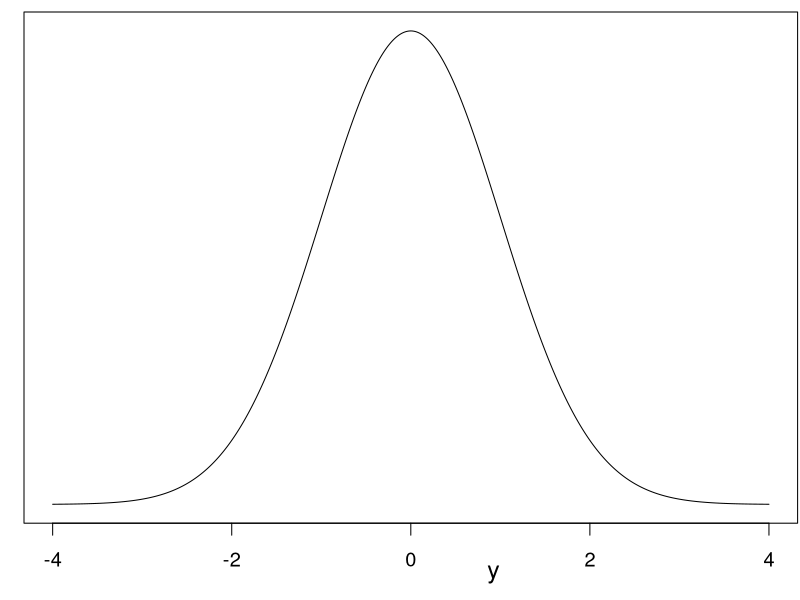
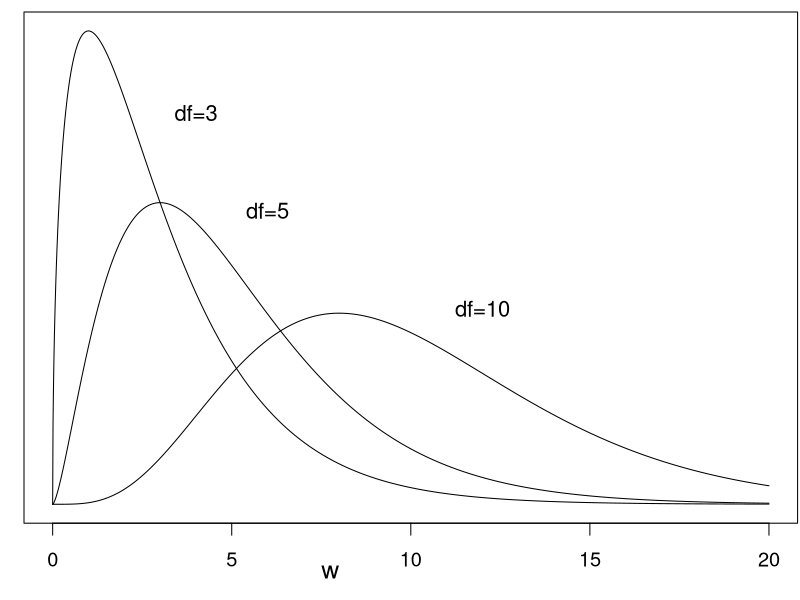
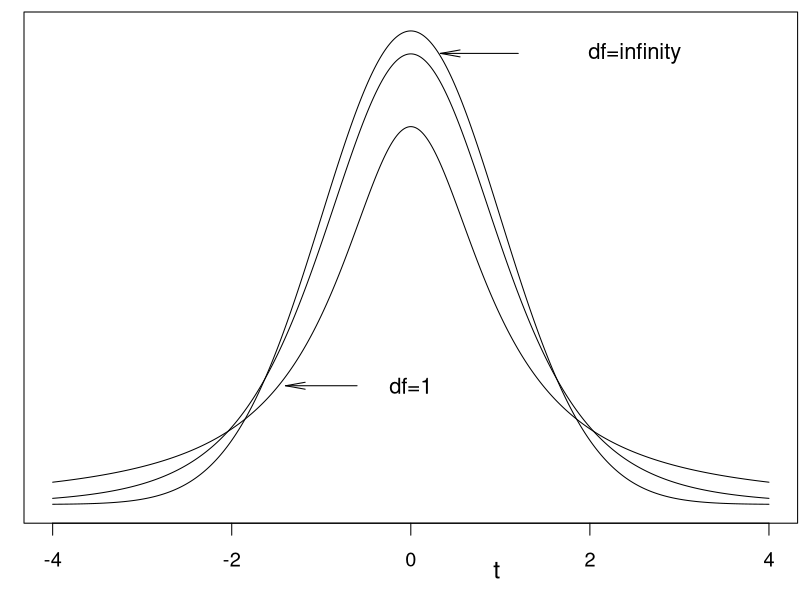
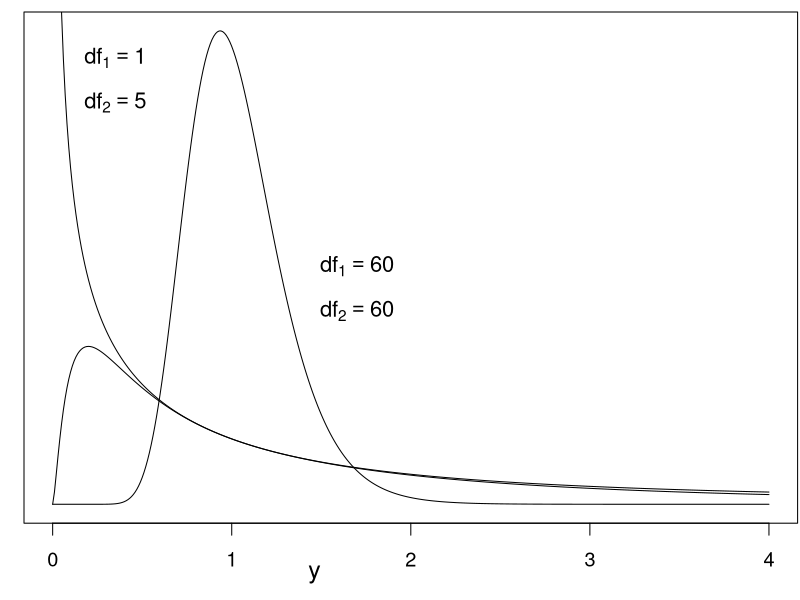

The R script that drew these images, in order:
## ---- chunk 1
#  FIGURE A.1 - NORMAL PLOT

par(mar=c(3.2,1,.5,.1),cex=1.2)
x <- seq(-4, 4, 0.01)
y= dnorm(x)
plot(x,y, type="l", yaxt="n", xlab="",  ylab="",las=1, cex=1.2)
mtext("y", side=1, at=1,las=1, adj=1, padj=2, cex=1.5)

x1 <- seq(0, 3, 0.1)
X <- cbind(x1,x1+.01,x1+.02,x1+.03,x1+.04,x1+.05,x1+.06,
     x1+.07,x1+.08,x1+.09)
x1 <- seq(0, 3, 0.5)
X <- cbind(x1,x1+.1,x1+.2,x1+.3,x1+.4)
x1 <- seq(0, 3, 1)
X <- cbind(x1,x1+.1,x1+.2,x1+.3,x1+.4,x1+.5,x1+.6,x1+.7,x1+.8,x1+.9)

y1 <- pnorm(X)
#round(y1, digits=4)
#write.csv(y1, file = "NormalTable2.csv")
## ---- chunk 2
knitr::kable(
  data.frame(
    x = 0:3,
    `0.0` = c(0.5000, 0.8413, 0.9772, 0.9987),
    `0.1` = c(0.5398, 0.8643, 0.9821, 0.9990),
    `0.2` = c(0.5793, 0.8849, 0.9861, 0.9993),
    `0.3` = c(0.6179, 0.9032, 0.9893, 0.9995),
    `0.4` = c(0.6554, 0.9192, 0.9918, 0.9997),
    `0.5` = c(0.6915, 0.9332, 0.9938, 0.9998),
    `0.6` = c(0.7257, 0.9452, 0.9953, 0.9998),
    `0.7` = c(0.7580, 0.9554, 0.9965, 0.9999),
    `0.8` = c(0.7881, 0.9641, 0.9974, 0.9999),
    `0.9` = c(0.8159, 0.9713, 0.9981, 1.0000)
  ),
  col.names = c("x", "0.0", "0.1", "0.2", "0.3", "0.4", "0.5", "0.6", "0.7", "0.8", "0.9"),
  caption = "**Standard Normal Distribution Function**"
)
## ---- chunk 3
#  FIGURE A.2 - CHI-SQUARE PLOT
par(mar=c(3.2,1,.5,.1),cex=1.2)
x <- seq(0, 20, 0.01)
y= dchisq(x,3)
plot(x,y, type="l", yaxt="n", ylab="",  las=1, cex=1.4)
mtext("w", side=1, at=8,las=1, adj=1, padj=2, cex=1.5)
y1= dchisq(x,5)
y2= dchisq(x,10)
lines(x,y1)
lines(x,y2)
text(4,.2, "df=3",cex=1.1)
text(6,.15, "df=5",cex=1.1)
text(12,.1, "df=10",cex=1.1)

prob <- t(c(seq(.6, .9, 0.1), 0.95, 0.975, 0.99, 0.995, 0.9975, 0.999))
df = t(c(1:5,seq(10,40,5),60, 120))
y1 <- matrix(0, nrow=length(df),ncol=length(prob))
for(i in 1:length(df)){
y1[i,] <- qchisq(prob,df[i]);y1[i,]}
#round(y1,digits=3)
#write.csv(y1, file = "ChiSq.csv")


## ---- chunk 4
knitr::kable(
  data.frame(
    df = c(1, 2, 3, 4, 5, 10, 15, 20, 25, 30, 35, 40, 60, 120),
    `0.6` = c(0.71, 1.83, 2.95, 4.04, 5.13, 10.47, 15.73, 20.95, 26.14, 31.32, 36.47, 41.62, 62.13, 123.29),
    `0.7` = c(1.07, 2.41, 3.66, 4.88, 6.06, 11.78, 17.32, 22.77, 28.17, 33.53, 38.86, 44.16, 65.23, 127.62),
    `0.8` = c(1.64, 3.22, 4.64, 5.99, 7.29, 13.44, 19.31, 25.04, 30.68, 36.25, 41.78, 47.27, 68.97, 132.81),
    `0.9` = c(2.71, 4.61, 6.25, 7.78, 9.24, 15.99, 22.31, 28.41, 34.38, 40.26, 46.06, 51.81, 74.40, 140.23),
    `0.95` = c(3.84, 5.99, 7.81, 9.49, 11.07, 18.31, 25.00, 31.41, 37.65, 43.77, 49.80, 55.76, 79.08, 146.57),
    `0.975` = c(5.02, 7.38, 9.35, 11.14, 12.83, 20.48, 27.49, 34.17, 40.65, 46.98, 53.20, 59.34, 83.30, 152.21),
    `0.99` = c(6.63, 9.21, 11.34, 13.28, 15.09, 23.21, 30.58, 37.57, 44.31, 50.89, 57.34, 63.69, 88.38, 158.95),
    `0.995` = c(7.88, 10.60, 12.84, 14.86, 16.75, 25.19, 32.80, 40.00, 46.93, 53.67, 60.27, 66.77, 91.95, 163.65),
    `0.9975` = c(9.14, 11.98, 14.32, 16.42, 18.39, 27.11, 34.95, 42.34, 49.44, 56.33, 63.08, 69.70, 95.34, 168.08),
    `0.999` = c(10.83, 13.82, 16.27, 18.47, 20.52, 29.59, 37.70, 45.31, 52.62, 59.70, 66.62, 73.40, 99.61, 173.62)
  ),
  col.names = c("df", "0.6", "0.7", "0.8", "0.9", "0.95", "0.975", "0.99", "0.995", "0.9975", "0.999"),
  caption = "**Percentiles from Several Chi-Square Distributions**"
)
## ---- chunk 5
#  FIGURE A.3 - t-DISTRIBUTION PLOT

par(mar=c(3.2,1,.5,.1),cex=1.2)
x <- seq(-4, 4, 0.01)
y= dnorm(x)
plot(x,y, type="l", yaxt="n", ylab="",  las=1, cex=1.4)
#mtext("t-Distribution Density",  side=2, at=.435,las=1.5, adj=.2,cex=1.8)
mtext("t", side=1, at=1,las=1, adj=1, padj=2, cex=1.5)
y1= dt(x,1)
y2= dt(x,5)
y3= dt(x,10)
lines(x,y1)
lines(x,y2)
#lines(x,y3)
text(0,.1, "df=1",cex=1.1)
#text(6,.15, "df=5",cex=1.1)
text(2.5,.38, "df=infinity",cex=1.1)
arrows(1.2, .38, 0.33,.38, code=2, angle=10, length=0.2)
arrows(-0.6, .1, -1.4,.1, code=2, angle=10, length=0.2)


prob <- t(c(seq(.6, .9, 0.1), 0.95, 0.975, 0.99, 0.995, 0.9975, 0.999))
df = t(c(1:5,seq(10,40,5),60, 120))
y1 <- matrix(0, nrow=length(df),ncol=length(prob))
for(i in 1:length(df)){
y1[i,] <- qt(prob,df[i]);y1[i,]}
y1 <- rbind(y1,qnorm(prob))
#round(y1,digits=3)
#write.csv(y1, file = "t.csv")


## ---- chunk 6
knitr::kable(
  data.frame(
    df = c(1, 2, 3, 4, 5, 10, 15, 20, 25, 30, 35, 40, 60, 120, "∞"),
    `0.6` = c(0.325, 0.289, 0.277, 0.271, 0.267, 0.260, 0.258, 0.257, 0.256, 0.256, 0.255, 0.255, 0.254, 0.254, 0.253),
    `0.7` = c(0.727, 0.617, 0.584, 0.569, 0.559, 0.542, 0.536, 0.533, 0.531, 0.530, 0.529, 0.529, 0.527, 0.526, 0.524),
    `0.8` = c(1.376, 1.061, 0.978, 0.941, 0.920, 0.879, 0.866, 0.860, 0.856, 0.854, 0.852, 0.851, 0.848, 0.845, 0.842),
    `0.9` = c(3.078, 1.886, 1.638, 1.533, 1.476, 1.372, 1.341, 1.325, 1.316, 1.310, 1.306, 1.303, 1.296, 1.289, 1.282),
    `0.95` = c(6.314, 2.920, 2.353, 2.132, 2.015, 1.812, 1.753, 1.725, 1.708, 1.697, 1.690, 1.684, 1.671, 1.658, 1.645),
    `0.975` = c(12.706, 4.303, 3.182, 2.776, 2.571, 2.228, 2.131, 2.086, 2.060, 2.042, 2.030, 2.021, 2.000, 1.980, 1.960),
    `0.99` = c(31.821, 6.965, 4.541, 3.747, 3.365, 2.764, 2.602, 2.528, 2.485, 2.457, 2.438, 2.423, 2.390, 2.358, 2.326),
    `0.995` = c(63.657, 9.925, 5.841, 4.604, 4.032, 3.169, 2.947, 2.845, 2.787, 2.750, 2.724, 2.704, 2.660, 2.617, 2.576),
    `0.9975` = c(127.321, 14.089, 7.453, 5.598, 4.773, 3.581, 3.286, 3.153, 3.078, 3.030, 2.996, 2.971, 2.915, 2.860, 2.807),
    `0.999` = c(318.309, 22.327, 10.215, 7.173, 5.893, 4.144, 3.733, 3.552, 3.450, 3.385, 3.340, 3.307, 3.232, 3.160, 3.090)
  ),
  col.names = c("df", "0.6", "0.7", "0.8", "0.9", "0.95", "0.975", "0.99", "0.995", "0.9975", "0.999"),
  caption = "**Percentiles from Several $t-$Distributions**"
)
## ---- chunk 7
#  FIGURE A.4 - F-DISTRIBUTION PLOT


par(mar=c(3.2,1,.5,.1),cex=1.2)
x <- seq(0, 4, 0.01)
y= df(x,60,60)
plot(x,y, type="l", yaxt="n", ylab="",  las=1, cex=1.4)
#mtext("F-Distribution Density", side=2, at=1.17,las=1.3, adj=.2,cex=1.8)
mtext("y", side=1, at=1.5,las=1, adj=1, padj=2, cex=1.5)
#y1= df(x,2,25)
y2= df(x,5,1)
y3= df(x,1,5)
#lines(x,y1)
lines(x,y2)
lines(x,y3)
text(1.7,.8, expression(df[1]==60),cex=1.1)
text(1.7,.65, expression(df[2]==60),cex=1.1)
text(0.35,1.5, expression(df[1]==1),cex=1.1)
text(0.35,1.35, expression(df[2]==5),cex=1.1)


df1 = t(c(1:5,seq(10,40,5),60, 120))
df2 = t(c(1,3,5,seq(10,40,10),60, 120))
y1 <- matrix(0, nrow=length(df1),ncol=length(df2))
for(i in 1:length(df1)){
y1[i,] <- qf(0.95,df1[i],df2);y1[i,]}
#round(y1,digits=3)
#write.csv(y1, file = "F.csv")

## ---- chunk 8
knitr::kable(
  data.frame(
    df_1 = c(1, 2, 3, 4, 5, 10, 15, 20, 25, 30, 35, 40, 60, 120),
    `1` = c(161.45, 199.50, 215.71, 224.58, 230.16, 241.88, 245.95, 248.01, 249.26, 250.10, 250.69, 251.14, 252.20, 253.25),
    `3` = c(10.13, 9.55, 9.28, 9.12, 9.01, 8.79, 8.70, 8.66, 8.63, 8.62, 8.60, 8.59, 8.57, 8.55),
    `5` = c(6.61, 5.79, 5.41, 5.19, 5.05, 4.74, 4.62, 4.56, 4.52, 4.50, 4.48, 4.46, 4.43, 4.40),
    `10` = c(4.96, 4.10, 3.71, 3.48, 3.33, 2.98, 2.85, 2.77, 2.73, 2.70, 2.68, 2.66, 2.62, 2.58),
    `20` = c(4.35, 3.49, 3.10, 2.87, 2.71, 2.35, 2.20, 2.12, 2.07, 2.04, 2.01, 1.99, 1.95, 1.90),
    `30` = c(4.17, 3.32, 2.92, 2.69, 2.53, 2.16, 2.01, 1.93, 1.88, 1.84, 1.81, 1.79, 1.74, 1.68),
    `40` = c(4.08, 3.23, 2.84, 2.61, 2.45, 2.08, 1.92, 1.84, 1.78, 1.74, 1.72, 1.69, 1.64, 1.58),
    `60` = c(4.00, 3.15, 2.76, 2.53, 2.37, 1.99, 1.84, 1.75, 1.69, 1.65, 1.62, 1.59, 1.53, 1.47),
    `120` = c(3.92, 3.07, 2.68, 2.45, 2.29, 1.91, 1.75, 1.66, 1.60, 1.55, 1.52, 1.50, 1.43, 1.35)
  ),
  col.names = c("$df_1$", "1", "3", "5", "10", "20", "30", "40", "60", "120"),
  caption = "**Percentiles from Several $F-$Distributions**"
)
